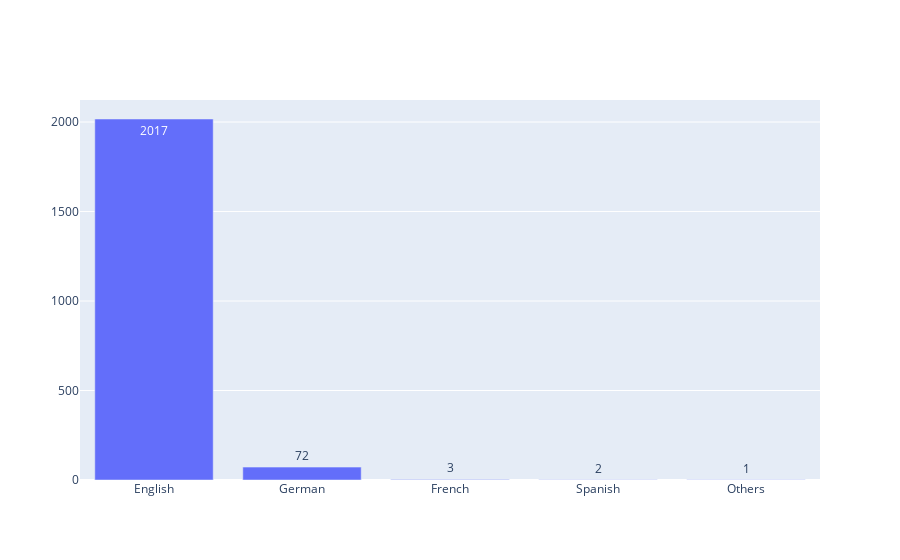

Write notebook code for a chart like this one.
### Code cell
fig=go.Figure(data=[go.Bar(x=['English','German', 'French', 'Spanish', 'Others'], y=i,text=i,textposition='auto')])
fig.show()

### Figure 1 — Plotly figure (JSON) as saved in the notebook; plotly's stock layout.template omitted (floating-point values rounded to 4 significant figures)
{"data": [{"text": [2017, 72, 3, 2, 1], "textposition": "auto", "type": "bar", "x": ["English", "German", "French", "Spanish", "Others"], "y": [2017, 72, 3, 2, 1]}], "layout": {}}
